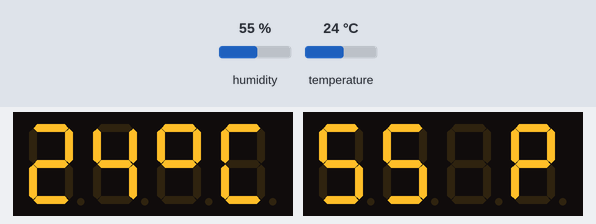
The sketch below on a simulated Arduino Uno, built with avr-gcc and run on an emulated ATmega328P. Parts: 2 × 4-digit seven-segment display. Inputs (shaded band) come from the test bench; at power-on: humidity 55 %, temperature 24 °C.

Above: at 4.9 s.
5.0 s: humidity set to 22 %
At 11.3 s:
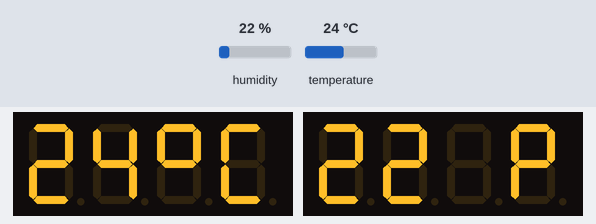
11.7 s: temperature set to 12 °C
At 13.6 s:
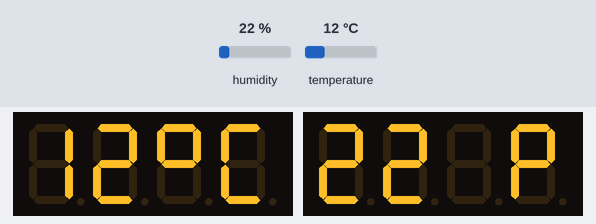
16.8 s: humidity set to 40 %
At 23.7 s:
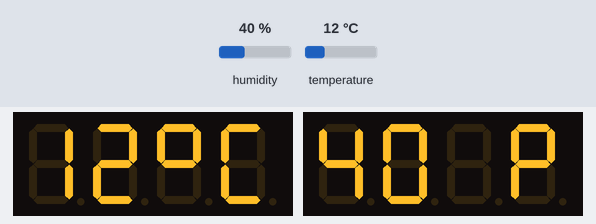
24.0 s: temperature set to 19 °C
At 26.0 s:
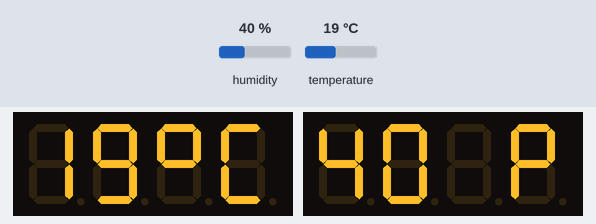
Timing chart, 0 to 27.5 s (numbered marks = the images above; inputs shaded):
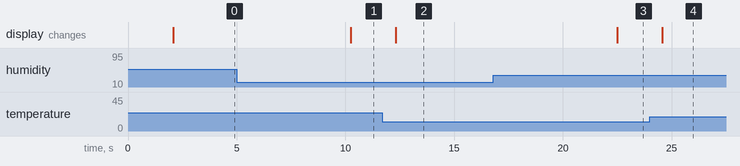

Measured:
- after the input at 5.0 s, the display: changes after 5.3 s (image 1)
- after the input at 11.7 s, the display: changes after 0.61 s (image 2)
- after the input at 16.8 s, the display: changes after 5.7 s (image 3)
- after the input at 24.0 s, the display: changes after 0.56 s (image 4)

The sketch:

hum_temp.ino
```cpp
#include <TM1637Display.h>
#include <Adafruit_Sensor.h>
#include <DHT.h>

#define CLK A5
#define DIO A4

#define CLK2 4
#define DIO2 5

#define DHTPIN 2
#define DHTTYPE DHT11   // DHT 11

int temperature_celsius;
int Hum;

TM1637Display display = TM1637Display(CLK, DIO);
TM1637Display display2 = TM1637Display(CLK2, DIO2);

// Create dht object of type DHT:
DHT dht = DHT(DHTPIN, DHTTYPE);

const uint8_t celsius[] = {
    SEG_A | SEG_B | SEG_F | SEG_G,  // Circle
    SEG_A | SEG_D | SEG_E | SEG_F   // C
};

const uint8_t p[] = {
    !SEG_A | !SEG_B | !SEG_C | !SEG_D | !SEG_F | !SEG_G | !SEG_E,
    SEG_A | SEG_B | SEG_F | SEG_G | SEG_E


};
void setup() {
    display.setBrightness(0x0f);
    display2.setBrightness(0x0f);
    dht.begin();
}


void loop() {
  temperature_celsius = dht.readTemperature();
  Hum =  dht.readHumidity();

    display.showNumberDec(temperature_celsius, false, 2, 0);
    display.setSegments(celsius, 2, 2);
    delay(2000);

    display2.showNumberDec(Hum, false, 2, 0);
    display2.setSegments(p, 2, 2);
    delay(2000);
}
```
